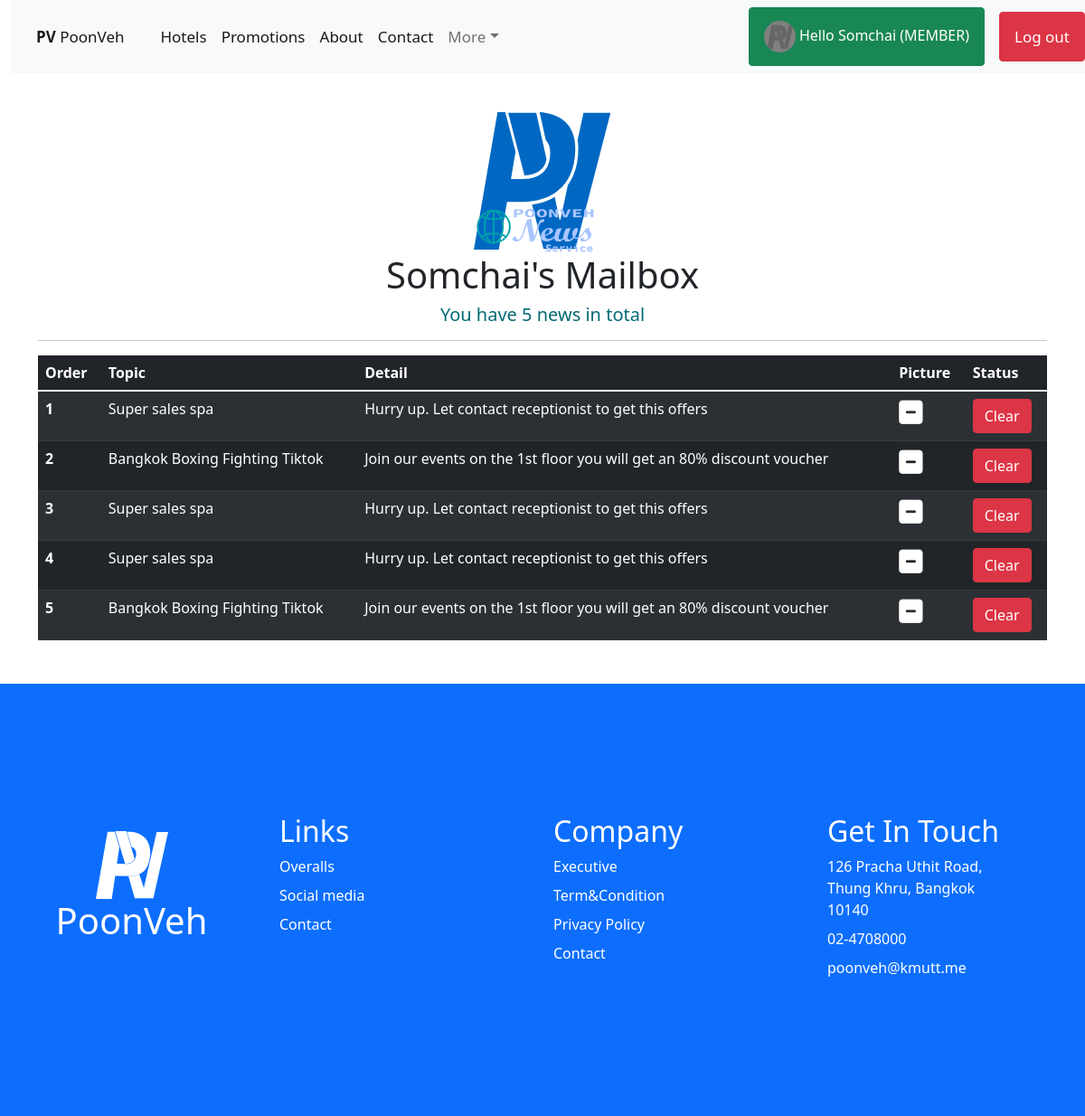
The page /inbox/ (signed in) on the database its author committed.
### HotelApp/models.py (models this page shows, shortened)
class GetNews(models.Model):
    member=models.ForeignKey(Member, on_delete=models.CASCADE, null=True, blank=True)
    news=models.ForeignKey(News, on_delete=models.CASCADE, null=True, blank=True)
    class Meta:
        db_table='getnews'

class News(models.Model):
    News_Name=models.CharField(max_length=50)
    News_Detail=models.TextField()
    News_Pic=CloudinaryField('news', null=True, blank=True, default=None, folder='poonveh-cpe231/news')
    class Meta:
        db_table='news'

### HotelApp/views.py (the view)
# urls.py: path('inbox/', NewsInbox, name='news-inbox'),
@login_required
def NewsInbox(request):
    context={}
    try:
        newsinbox=GetNews.objects.filter(member=Member.objects.get(id=request.user.id))  # Join GetNews Member News
        context['newsinbox']=newsinbox
    except:
        context['newsinbox']=None
    if request.method == 'POST':
        data=request.POST.copy()
        getnewid=data.get('getnewid')
        GetNews.objects.get(id=getnewid).delete()
    return render(request, 'frontend/newsinbox.html', context)

### HotelApp/templates/frontend/newsinbox.html (shortened to what this page needs)
{% extends 'frontend/base2.html' %}
{% load static %}
{% block content %}
    <br><br><br><br>
    <div class ="containerbody">
        <div class="container">
            <center>
                <br><img src="{% static 'img/pvlogonews.svg' %}" width="160">
                <h1>{{user.username}}'s Mailbox</h1>
                <h5 style="color:rgb(0, 105, 115)">You have {{newsinbox|length}} news in total<h5>
            </center><hr>
            <table class="table table-striped table-dark">
                <thead>
                    <tr>
                        <th scope="col">Order</th>
                        <th scope="col">Topic</th>
                        <th scope="col">Detail</th>
                        <th scope="col">Picture</th>
                        <th scope="col">Status</th>
                    </tr>
                </thead>
                <tbody>
			        <form method="POST">
                        {% for inbox in newsinbox %}
                            <tr>
                                <th scope="row">{{forloop.counter}}</th>
                                <td>{{inbox.news.News_Name}}</td>
                                <td>{{inbox.news.News_Detail}}</td>
                                {% if inbox.news.News_Pic %}
                                    <td><a href="{{inbox.news.News_Pic.url}}"><i class="fa fa-camera" style="font-size:30px; color:white;"></i></a></td>
                                {% else %}
                                    <td><i class="fa fa-minus-square" style="font-size:30px; color:white;"></i></td>
                                {% endif %}
                                <td><button type="submit" class="btn btn-danger" name="getnewid" value="{{inbox.id}}">Clear</button></td>
                            </tr>
                        {% endfor %}
                    </form>
                </tbody>
            </table>
        </div>
    </div>
{% endblock content %}

### HotelApp/templates/frontend/base2.html (shortened to what this page needs)
{% load static %}
<head>
    <link rel="stylesheet" href="{% static 'css/style2.css' %}">
    <link rel="stylesheet" href="{% static 'css/MaterialIcons' %}">
    <link rel="stylesheet" href="{% static 'css/SecularOne' %}">
    <link rel="stylesheet" href="{% static 'css/Inter' %}">
    <link rel="stylesheet" href="{% static 'css/OrelegaOne' %}">
    <link rel="stylesheet" href="{% static 'css/RubikMonoOne' %}">
    <link rel="stylesheet" href="https://cdnjs.cloudflare.com/ajax/libs/font-awesome/4.7.0/css/font-awesome.min.css">
    <link href="{% static 'css/bootstrap.min.css' %}" rel="stylesheet">
</head>
<body>
    <div class = "main">
        <div class="container-fluid">
            <header class="navbar navbar-expand-lg navbar-light bg-light bd-navbar"style="position:fixed">
                <nav class="container-xxl flex-wrap flex-md-nowrap" >
                    <a class="navbar-brand" href="{% url 'home-page' %}"><b>PV</b> PoonVeh</a>
                    <div class="collapse navbar-collapse" id="navbarNavDropdown">
                        <ul class="navbar-nav me-auto mb-2 mb-lg-0">
                            <li class="nav-item">
                                <a class="nav-link active" href="{% url 'hotels-page' %}">Hotels</a>
                            </li>
                            <li class="nav-item">
                                <a class="nav-link active" href="{% url 'promotions-page' %}">Promotions</a>
                            </li>
                            <li class="nav-item">
                                <a class="nav-link active" href="{% url 'about-page' %}">About</a>
                            </li>
                            <li class="nav-item">
                                <a class="nav-link active" href="{% url 'contact-page' %}">Contact</a>
                            </li>
                            {% if user.is_authenticated %}
                                <li class="nav-item dropdown">
                                    <a class="nav-link dropdown-toggle" id="navbarDropdownMenuLink" role="button" data-bs-toggle="dropdown" aria-expanded="false">More</a>
                                </li>
                            </ul>
                                <li>
                                    {% if user.is_staff %}
                                        <a class="btn btn-outline-warning nav-link active" style="font-size:100%" href="{% url 'profile-page' %}">
                                            {% if user.member.Member_Pic %}
                                                <img src="{{user.member.Member_Pic.url}}" width="35" height="35" class="rounded-circle">
                                            {% else %}
                                                <img src="{% static 'img/placeholder_grey.svg' %}" width="35" height="35" class="rounded-circle">
                                            {% endif %}
                                            Hello {{user.first_name}} ({{user.member.staff.Staff_Position}})
                                        </a>
                                    {% else %}
                                        <a class="btn btn-outline-success nav-link active" style="font-size:100%" href="{% url 'profile-page' %}">
                                            {% if user.member.Member_Pic %}
                                                <img src="{{user.member.Member_Pic.url}}" width="35" height="35" class="rounded-circle">
                                            {% else %}
                                                <img src="{% static 'img/placeholder_grey.svg' %}" width="35" height="35" class="rounded-circle">
                                            {% endif %}
                                            Hello {{user.first_name}} (MEMBER)
                                        </a>
                                    {% endif %}
                                </li>&emsp;
                                <a class="btn btn-outline-danger nav-link active" href="{% url 'logout' %}">Log out</a>
                        {% endif %}
                    </div>
                </nav>
            </header>
        </div>
        <div class="containerbody">
        {% block content %}{% endblock content %}
        </div>
        <footer class = "bd-footer py-5 mt-5 bg-primary">
            <div class = "container py-5">
                <div class = "row">
                    <div class = "col display-4 text-white">
                        <center>
                            <br><img src="{% static 'img/logoWhite.svg' %}" width="80">
                            <h1>PoonVeh</h1>
                        </center>
                    </div>
                    <div class="col p-5">
                        <div class = "text-white mb-2">
                            <h2><a style="color:white;" href="{% url 'about-page' %}">Links</a></h2>
                        </div>
                        <div class = "text-white mb-2">
                            Overalls
                        </div>
                        <div class = "text-white mb-2">
                            Social media
                        </div>
                        <div class = "text-white mb-2">
                            Contact
                        </div>
                    </div>
                    <div class = "col p-5">
                        <div class = "text-white mb-2">
                            <h2><a style="color:white;" href="{% url 'about-page' %}">Company</a></h2>
                        </div>
                        <div class = "text-white mb-2">
                            Executive
                        </div>
                        <div class = "text-white mb-2">
                            Term&Condition
                        </div>
                        <div class = "text-white mb-2">
                            Privacy Policy
                        </div>
                        <div class = "text-white mb-2">
                            Contact
                        </div>
                    </div>
                    <div class = "col p-5">
                        <div class = "text-white mb-2">
                            <h2><a style="color:white;" href="{% url 'about-page' %}">Get In Touch</a></h2>
                        </div>
                        <div class = "text-white mb-2">
                            126 Pracha Uthit Road,<br>Thung Khru, Bangkok 10140
                        </div>
                        <div class = "text-white mb-2">
                            02-4708000
                        </div>
                        <div class = "text-white mb-2">
                            poonveh@kmutt.me
                        </div>
                    </div>
                </div>
            </div>
        </footer>
        </div>
</body>

### static/css/style2.css (style rules this page uses)
body { margin:0; }
.navbar { background-color: #333; position: fixed; top: 0; width: 100%; }
.navbar a { float: left; display: block; color: #f2f2f2; text-align: center; padding: 14px 16px; text-decoration: none; font-size: 17px; }
.containerbody { margin: 0 auto; min-width: 992px !important; width: 100%; }
@media (min-width: 576px) { .containerbody { max-width: 540px; } }
@media (min-width: 768px) { .containerbody { max-width: 720px; } }
@media (min-width: 992px) { .containerbody { max-width: 960px; } }
@media (min-width: 1200px) { .containerbody { max-width: 1140px; } }
@media screen and (max-width: 2000px) { .containerbody { max-width: 1440px; } }
@media (min-width: 1200px) { header .container-xxl { max-width: 92.25rem; } }
body { color: rgb(0, 0, 0); background-color: #ffffff; font-family: 'Inter', sans-serif; margin: 0; }
body a { text-decoration: none; }
* { box-sizing: border-box; }
nav { list-style: none; }
a { text-decoration:none; }
.navbar { position: relative; z-index: 1020; }

### rows shown on the page
GetNews: news.News_Name "Super sales spa", news.News_Detail "Hurry up. Let contact receptionist to get this offers", {{ inbox.id }} 2 (drawn)
GetNews: news.News_Name "Bangkok Boxing Fighting Tiktok", news.News_Detail "Join our events on the 1st floor you will get an 80% discount voucher", {{ inbox.id }} 4 (drawn)
GetNews: news.News_Name "Super sales spa", news.News_Detail "Hurry up. Let contact receptionist to get this offers", {{ inbox.id }} 6 (drawn)
GetNews: news.News_Name "Super sales spa", news.News_Detail "Hurry up. Let contact receptionist to get this offers", {{ inbox.id }} 7 (drawn)
GetNews: news.News_Name "Bangkok Boxing Fighting Tiktok", news.News_Detail "Join our events on the 1st floor you will get an 80% discount voucher", {{ inbox.id }} 10 (drawn)

### other values the page prints
{{ user.first_name }} "Somchai"
{{ user.username }} "Somchai"
{{ newsinbox|length }} "5"
